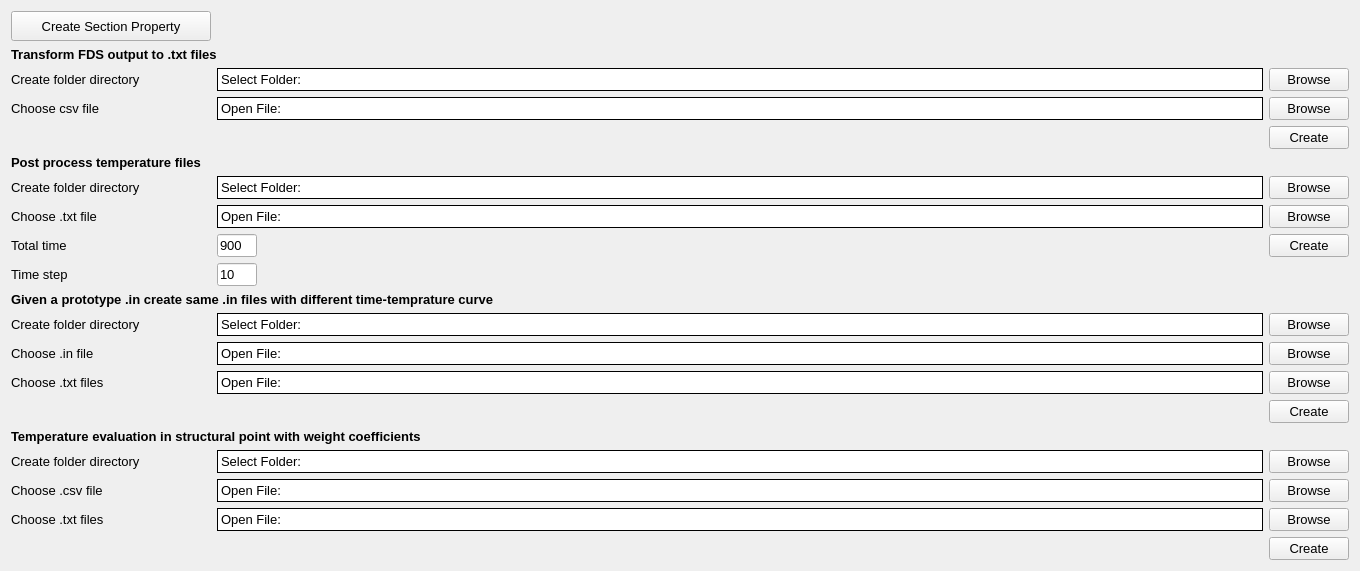
            <widget class="QWidget" name="tab_Thermal">
             <attribute name="title">
              <string>Group 1</string>
             </attribute>
             <layout class="QGridLayout" name="gridLayout_2">
              <item row="14" column="3">
               <widget class="QPushButton" name="pushButton_CreateFile3">
                <property name="font">
                 <font>
                  <pointsize>10</pointsize>
                 </font>
                </property>
                <property name="text">
                 <string>Create</string>
                </property>
               </widget>
              </item>
              <item row="3" column="0">
               <widget class="QLabel" name="label_justdisplay_2">
                <property name="sizePolicy">
                 <sizepolicy hsizetype="Fixed" vsizetype="Preferred">
                  <horstretch>0</horstretch>
                  <verstretch>0</verstretch>
                 </sizepolicy>
                </property>
                <property name="font">
                 <font>
                  <pointsize>10</pointsize>
                 </font>
                </property>
                <property name="text">
                 <string>Choose csv file</string>
                </property>
               </widget>
              </item>
              <item row="17" column="1" colspan="2">
               <widget class="QLabel" name="label_OpenFile5">
                <property name="sizePolicy">
                 <sizepolicy hsizetype="Minimum" vsizetype="Minimum">
                  <horstretch>0</horstretch>
                  <verstretch>0</verstretch>
                 </sizepolicy>
                </property>
                <property name="font">
                 <font>
                  <pointsize>10</pointsize>
                 </font>
                </property>
                <property name="styleSheet">
                 <string notr="true">background-color: rgb(255, 255, 255);</string>
                </property>
                <property name="frameShape">
                 <enum>QFrame::Panel</enum>
                </property>
                <property name="frameShadow">
                 <enum>QFrame::Plain</enum>
                </property>
                <property name="text">
                 <string>Open File:</string>
                </property>
               </widget>
              </item>
              <item row="6" column="1" colspan="2">
               <widget class="QLabel" name="label_CreateFolder2">
                <property name="sizePolicy">
                 <sizepolicy hsizetype="Minimum" vsizetype="Minimum">
                  <horstretch>0</horstretch>
                  <verstretch>0</verstretch>
                 </sizepolicy>
                </property>
                <property name="font">
                 <font>
                  <pointsize>10</pointsize>
                 </font>
                </property>
                <property name="styleSheet">
                 <string notr="true">background-color: rgb(255, 255, 255);</string>
                </property>
                <property name="frameShape">
                 <enum>QFrame::Panel</enum>
                </property>
                <property name="frameShadow">
                 <enum>QFrame::Plain</enum>
                </property>
                <property name="text">
                 <string>Select Folder:</string>
                </property>
               </widget>
              </item>
              <item row="3" column="1" colspan="2">
               <widget class="QLabel" name="label_OpenFile1">
                <property name="sizePolicy">
                 <sizepolicy hsizetype="Minimum" vsizetype="Minimum">
                  <horstretch>0</horstretch>
                  <verstretch>0</verstretch>
                 </sizepolicy>
                </property>
                <property name="font">
                 <font>
                  <pointsize>10</pointsize>
                 </font>
                </property>
                <property name="styleSheet">
                 <string notr="true">background-color: rgb(255, 255, 255);</string>
                </property>
                <property name="frameShape">
                 <enum>QFrame::Panel</enum>
                </property>
                <property name="frameShadow">
                 <enum>QFrame::Plain</enum>
                </property>
                <property name="text">
                 <string>Open File:</string>
                </property>
               </widget>
              </item>
              <item row="19" column="3">
               <widget class="QPushButton" name="pushButton_CreateFile4">
                <property name="font">
                 <font>
                  <pointsize>10</pointsize>
                 </font>
                </property>
                <property name="text">
                 <string>Create</string>
                </property>
               </widget>
              </item>
              <item row="18" column="3">
               <widget class="QPushButton" name="pushButton_LoadFile6">
                <property name="font">
                 <font>
                  <pointsize>10</pointsize>
                 </font>
                </property>
                <property name="text">
                 <string>Browse</string>
                </property>
               </widget>
              </item>
              <item row="1" column="0" colspan="4">
               <widget class="QLabel" name="label_justdisplay_3">
                <property name="sizePolicy">
                 <sizepolicy hsizetype="Fixed" vsizetype="Preferred">
                  <horstretch>0</horstretch>
                  <verstretch>0</verstretch>
                 </sizepolicy>
                </property>
                <property name="font">
                 <font>
                  <pointsize>10</pointsize>
                  <weight>75</weight>
                  <bold>true</bold>
                 </font>
                </property>
                <property name="text">
                 <string>Transform FDS output to .txt files</string>
                </property>
               </widget>
              </item>
              <item row="11" column="1" colspan="2">
               <widget class="QLabel" name="label_CreateFolder3">
                <property name="sizePolicy">
                 <sizepolicy hsizetype="Minimum" vsizetype="Minimum">
                  <horstretch>0</horstretch>
                  <verstretch>0</verstretch>
                 </sizepolicy>
                </property>
                <property name="font">
                 <font>
                  <pointsize>10</pointsize>
                 </font>
                </property>
                <property name="styleSheet">
                 <string notr="true">background-color: rgb(255, 255, 255);</string>
                </property>
                <property name="frameShape">
                 <enum>QFrame::Panel</enum>
                </property>
                <property name="frameShadow">
                 <enum>QFrame::Plain</enum>
                </property>
                <property name="text">
                 <string>Select Folder:</string>
                </property>
               </widget>
              </item>
              <item row="8" column="0">
               <widget class="QLabel" name="label_justdisplay_6">
                <property name="sizePolicy">
                 <sizepolicy hsizetype="Fixed" vsizetype="Preferred">
                  <horstretch>0</horstretch>
                  <verstretch>0</verstretch>
                 </sizepolicy>
                </property>
                <property name="font">
                 <font>
                  <pointsize>10</pointsize>
                 </font>
                </property>
                <property name="text">
                 <string>Total time</string>
                </property>
               </widget>
              </item>
              <item row="16" column="1" colspan="2">
               <widget class="QLabel" name="label_CreateFolder4">
                <property name="sizePolicy">
                 <sizepolicy hsizetype="Minimum" vsizetype="Minimum">
                  <horstretch>0</horstretch>
                  <verstretch>0</verstretch>
                 </sizepolicy>
                </property>
                <property name="font">
                 <font>
                  <pointsize>10</pointsize>
                 </font>
                </property>
                <property name="styleSheet">
                 <string notr="true">background-color: rgb(255, 255, 255);</string>
                </property>
                <property name="frameShape">
                 <enum>QFrame::Panel</enum>
                </property>
                <property name="frameShadow">
                 <enum>QFrame::Plain</enum>
                </property>
                <property name="text">
                 <string>Select Folder:</string>
                </property>
               </widget>
              </item>
              <item row="7" column="3">
               <widget class="QPushButton" name="pushButton_LoadFile2">
                <property name="font">
                 <font>
                  <pointsize>10</pointsize>
                 </font>
                </property>
                <property name="text">
                 <string>Browse</string>
                </property>
               </widget>
              </item>
              <item row="16" column="0">
               <widget class="QLabel" name="label_justdisplay_26">
                <property name="sizePolicy">
                 <sizepolicy hsizetype="Fixed" vsizetype="Preferred">
                  <horstretch>0</horstretch>
                  <verstretch>0</verstretch>
                 </sizepolicy>
                </property>
                <property name="font">
                 <font>
                  <pointsize>10</pointsize>
                 </font>
                </property>
                <property name="text">
                 <string>Create folder directory</string>
                </property>
               </widget>
              </item>
              <item row="18" column="0">
               <widget class="QLabel" name="label_justdisplay_25">
                <property name="sizePolicy">
                 <sizepolicy hsizetype="Fixed" vsizetype="Preferred">
                  <horstretch>0</horstretch>
                  <verstretch>0</verstretch>
                 </sizepolicy>
                </property>
                <property name="font">
                 <font>
                  <pointsize>10</pointsize>
                 </font>
                </property>
                <property name="text">
                 <string>Choose .txt files</string>
                </property>
               </widget>
              </item>
              <item row="3" column="3">
               <widget class="QPushButton" name="pushButton_LoadFile1">
                <property name="font">
                 <font>
                  <pointsize>10</pointsize>
                 </font>
                </property>
                <property name="text">
                 <string>Browse</string>
                </property>
               </widget>
              </item>
              <item row="2" column="1" colspan="2">
               <widget class="QLabel" name="label_CreateFolder1">
                <property name="sizePolicy">
                 <sizepolicy hsizetype="Minimum" vsizetype="Minimum">
                  <horstretch>0</horstretch>
                  <verstretch>0</verstretch>
                 </sizepolicy>
                </property>
                <property name="font">
                 <font>
                  <pointsize>10</pointsize>
                 </font>
                </property>
                <property name="styleSheet">
                 <string notr="true">background-color: rgb(255, 255, 255);</string>
                </property>
                <property name="frameShape">
                 <enum>QFrame::Panel</enum>
                </property>
                <property name="frameShadow">
                 <enum>QFrame::Plain</enum>
                </property>
                <property name="text">
                 <string>Select Folder:</string>
                </property>
               </widget>
              </item>
              <item row="12" column="3">
               <widget class="QPushButton" name="pushButton_LoadFile3">
                <property name="font">
                 <font>
                  <pointsize>10</pointsize>
                 </font>
                </property>
                <property name="text">
                 <string>Browse</string>
                </property>
               </widget>
              </item>
              <item row="17" column="3">
               <widget class="QPushButton" name="pushButton_LoadFile5">
                <property name="font">
                 <font>
                  <pointsize>10</pointsize>
                 </font>
                </property>
                <property name="text">
                 <string>Browse</string>
                </property>
               </widget>
              </item>
              <item row="4" column="3">
               <widget class="QPushButton" name="pushButton_CreateFile1">
                <property name="font">
                 <font>
                  <pointsize>10</pointsize>
                 </font>
                </property>
                <property name="text">
                 <string>Create</string>
                </property>
               </widget>
              </item>
              <item row="13" column="1" colspan="2">
               <widget class="QLabel" name="label_OpenFile4">
                <property name="sizePolicy">
                 <sizepolicy hsizetype="Minimum" vsizetype="Minimum">
                  <horstretch>0</horstretch>
                  <verstretch>0</verstretch>
                 </sizepolicy>
                </property>
                <property name="font">
                 <font>
                  <pointsize>10</pointsize>
                 </font>
                </property>
                <property name="styleSheet">
                 <string notr="true">background-color: rgb(255, 255, 255);</string>
                </property>
                <property name="frameShape">
                 <enum>QFrame::Panel</enum>
                </property>
                <property name="frameShadow">
                 <enum>QFrame::Plain</enum>
                </property>
                <property name="text">
                 <string>Open File:</string>
                </property>
               </widget>
              </item>
              <item row="17" column="0">
               <widget class="QLabel" name="label_justdisplay_28">
                <property name="sizePolicy">
                 <sizepolicy hsizetype="Fixed" vsizetype="Preferred">
                  <horstretch>0</horstretch>
                  <verstretch>0</verstretch>
                 </sizepolicy>
                </property>
                <property name="font">
                 <font>
                  <pointsize>10</pointsize>
                 </font>
                </property>
                <property name="text">
                 <string>Choose .csv file</string>
                </property>
               </widget>
              </item>
              <item row="8" column="3">
               <widget class="QPushButton" name="pushButton_CreateFile2">
                <property name="font">
                 <font>
                  <pointsize>10</pointsize>
                 </font>
                </property>
                <property name="text">
                 <string>Create</string>
                </property>
               </widget>
              </item>
              <item row="15" column="0" colspan="3">
               <widget class="QLabel" name="label_justdisplay_27">
                <property name="font">
                 <font>
                  <pointsize>10</pointsize>
                  <weight>75</weight>
                  <bold>true</bold>
                 </font>
                </property>
                <property name="text">
                 <string>Temperature evaluation in structural point with weight coefficients</string>
                </property>
               </widget>
              </item>
              <item row="13" column="3">
               <widget class="QPushButton" name="pushButton_LoadFile4">
                <property name="font">
                 <font>
                  <pointsize>10</pointsize>
                 </font>
                </property>
                <property name="text">
                 <string>Browse</string>
                </property>
               </widget>
              </item>
              <item row="9" column="1">
               <widget class="QLineEdit" name="lineEdit_TimeStep">
                <property name="sizePolicy">
                 <sizepolicy hsizetype="Minimum" vsizetype="Minimum">
                  <horstretch>0</horstretch>
                  <verstretch>0</verstretch>
                 </sizepolicy>
                </property>
                <property name="maximumSize">
                 <size>
                  <width>40</width>
                  <height>24</height>
                 </size>
                </property>
                <property name="font">
                 <font>
                  <pointsize>10</pointsize>
                 </font>
                </property>
                <property name="text">
                 <string>10</string>
                </property>
               </widget>
              </item>
              <item row="13" column="0">
               <widget class="QLabel" name="label_justdisplay_24">
                <property name="sizePolicy">
                 <sizepolicy hsizetype="Fixed" vsizetype="Preferred">
                  <horstretch>0</horstretch>
                  <verstretch>0</verstretch>
                 </sizepolicy>
                </property>
                <property name="font">
                 <font>
                  <pointsize>10</pointsize>
                 </font>
                </property>
                <property name="text">
                 <string>Choose .txt files</string>
                </property>
               </widget>
              </item>
              <item row="12" column="1" colspan="2">
               <widget class="QLabel" name="label_OpenFile3">
                <property name="sizePolicy">
                 <sizepolicy hsizetype="Minimum" vsizetype="Minimum">
                  <horstretch>0</horstretch>
                  <verstretch>0</verstretch>
                 </sizepolicy>
                </property>
                <property name="font">
                 <font>
                  <pointsize>10</pointsize>
                 </font>
                </property>
                <property name="styleSheet">
                 <string notr="true">background-color: rgb(255, 255, 255);</string>
                </property>
                <property name="frameShape">
                 <enum>QFrame::Panel</enum>
                </property>
                <property name="frameShadow">
                 <enum>QFrame::Plain</enum>
                </property>
                <property name="text">
                 <string>Open File:</string>
                </property>
               </widget>
              </item>
              <item row="8" column="1">
               <widget class="QLineEdit" name="lineEdit_TotalTime">
                <property name="sizePolicy">
                 <sizepolicy hsizetype="Preferred" vsizetype="Minimum">
                  <horstretch>0</horstretch>
                  <verstretch>0</verstretch>
                 </sizepolicy>
                </property>
                <property name="maximumSize">
                 <size>
                  <width>40</width>
                  <height>40</height>
                 </size>
                </property>
                <property name="font">
                 <font>
                  <pointsize>10</pointsize>
                 </font>
                </property>
                <property name="text">
                 <string>900</string>
                </property>
               </widget>
              </item>
              <item row="18" column="1" colspan="2">
               <widget class="QLabel" name="label_OpenFile6">
                <property name="sizePolicy">
                 <sizepolicy hsizetype="Minimum" vsizetype="Minimum">
                  <horstretch>0</horstretch>
                  <verstretch>0</verstretch>
                 </sizepolicy>
                </property>
                <property name="font">
                 <font>
                  <pointsize>10</pointsize>
                 </font>
                </property>
                <property name="styleSheet">
                 <string notr="true">background-color: rgb(255, 255, 255);</string>
                </property>
                <property name="frameShape">
                 <enum>QFrame::Panel</enum>
                </property>
                <property name="frameShadow">
                 <enum>QFrame::Plain</enum>
                </property>
                <property name="text">
                 <string>Open File:</string>
                </property>
               </widget>
              </item>
              <item row="11" column="3">
               <widget class="QPushButton" name="pushButton_CreateFolder3">
                <property name="font">
                 <font>
                  <pointsize>10</pointsize>
                 </font>
                </property>
                <property name="text">
                 <string>Browse</string>
                </property>
               </widget>
              </item>
              <item row="0" column="0">
               <widget class="QPushButton" name="pushButton_AddProperty">
                <property name="sizePolicy">
                 <sizepolicy hsizetype="Fixed" vsizetype="Fixed">
                  <horstretch>0</horstretch>
                  <verstretch>0</verstretch>
                 </sizepolicy>
                </property>
                <property name="minimumSize">
                 <size>
                  <width>200</width>
                  <height>30</height>
                 </size>
                </property>
                <property name="maximumSize">
                 <size>
                  <width>200</width>
                  <height>16777215</height>
                 </size>
                </property>
                <property name="font">
                 <font>
                  <pointsize>10</pointsize>
                 </font>
                </property>
                <property name="text">
                 <string>Create Section Property</string>
                </property>
               </widget>
              </item>
              <item row="6" column="3">
               <widget class="QPushButton" name="pushButton_CreateFolder2">
                <property name="font">
                 <font>
                  <pointsize>10</pointsize>
                 </font>
                </property>
                <property name="text">
                 <string>Browse</string>
                </property>
               </widget>
              </item>
              <item row="6" column="0">
               <widget class="QLabel" name="label_justdisplay_8">
                <property name="sizePolicy">
                 <sizepolicy hsizetype="Fixed" vsizetype="Preferred">
                  <horstretch>0</horstretch>
                  <verstretch>0</verstretch>
                 </sizepolicy>
                </property>
                <property name="font">
                 <font>
                  <pointsize>10</pointsize>
                 </font>
                </property>
                <property name="text">
                 <string>Create folder directory</string>
                </property>
               </widget>
              </item>
              <item row="16" column="3">
               <widget class="QPushButton" name="pushButton_CreateFolder4">
                <property name="font">
                 <font>
                  <pointsize>10</pointsize>
                 </font>
                </property>
                <property name="text">
                 <string>Browse</string>
                </property>
               </widget>
              </item>
              <item row="9" column="0">
               <widget class="QLabel" name="label_justdisplay_7">
                <property name="sizePolicy">
                 <sizepolicy hsizetype="Fixed" vsizetype="Preferred">
                  <horstretch>0</horstretch>
                  <verstretch>0</verstretch>
                 </sizepolicy>
                </property>
                <property name="font">
                 <font>
                  <pointsize>10</pointsize>
                 </font>
                </property>
                <property name="text">
                 <string>Time step</string>
                </property>
               </widget>
              </item>
              <item row="12" column="0">
               <widget class="QLabel" name="label_justdisplay_22">
                <property name="sizePolicy">
                 <sizepolicy hsizetype="Fixed" vsizetype="Preferred">
                  <horstretch>0</horstretch>
                  <verstretch>0</verstretch>
                 </sizepolicy>
                </property>
                <property name="font">
                 <font>
                  <pointsize>10</pointsize>
                 </font>
                </property>
                <property name="text">
                 <string>Choose .in file</string>
                </property>
               </widget>
              </item>
              <item row="8" column="2">
               <spacer name="horizontalSpacer">
                <property name="orientation">
                 <enum>Qt::Horizontal</enum>
                </property>
                <property name="sizeType">
                 <enum>QSizePolicy::Preferred</enum>
                </property>
                <property name="sizeHint" stdset="0">
                 <size>
                  <width>1000</width>
                  <height>20</height>
                 </size>
                </property>
               </spacer>
              </item>
              <item row="7" column="1" colspan="2">
               <widget class="QLabel" name="label_OpenFile2">
                <property name="sizePolicy">
                 <sizepolicy hsizetype="Minimum" vsizetype="Minimum">
                  <horstretch>0</horstretch>
                  <verstretch>0</verstretch>
                 </sizepolicy>
                </property>
                <property name="font">
                 <font>
                  <pointsize>10</pointsize>
                 </font>
                </property>
                <property name="styleSheet">
                 <string notr="true">background-color: rgb(255, 255, 255);</string>
                </property>
                <property name="frameShape">
                 <enum>QFrame::Panel</enum>
                </property>
                <property name="frameShadow">
                 <enum>QFrame::Plain</enum>
                </property>
                <property name="text">
                 <string>Open File:</string>
                </property>
               </widget>
              </item>
              <item row="10" column="0" colspan="3">
               <widget class="QLabel" name="label_justdisplay_21">
                <property name="font">
                 <font>
                  <pointsize>10</pointsize>
                  <weight>75</weight>
                  <bold>true</bold>
                 </font>
                </property>
                <property name="text">
                 <string>Given a prototype .in create same .in files with different time-temprature curve</string>
                </property>
               </widget>
              </item>
              <item row="11" column="0">
               <widget class="QLabel" name="label_justdisplay_23">
                <property name="sizePolicy">
                 <sizepolicy hsizetype="Fixed" vsizetype="Preferred">
                  <horstretch>0</horstretch>
                  <verstretch>0</verstretch>
                 </sizepolicy>
                </property>
                <property name="font">
                 <font>
                  <pointsize>10</pointsize>
                 </font>
                </property>
                <property name="text">
                 <string>Create folder directory</string>
                </property>
               </widget>
              </item>
              <item row="7" column="0">
               <widget class="QLabel" name="label_justdisplay_5">
                <property name="sizePolicy">
                 <sizepolicy hsizetype="Fixed" vsizetype="Preferred">
                  <horstretch>0</horstretch>
                  <verstretch>0</verstretch>
                 </sizepolicy>
                </property>
                <property name="font">
                 <font>
                  <pointsize>10</pointsize>
                 </font>
                </property>
                <property name="text">
                 <string>Choose .txt file</string>
                </property>
               </widget>
              </item>
              <item row="2" column="0">
               <widget class="QLabel" name="label_justdisplay">
                <property name="sizePolicy">
                 <sizepolicy hsizetype="Fixed" vsizetype="Preferred">
                  <horstretch>0</horstretch>
                  <verstretch>0</verstretch>
                 </sizepolicy>
                </property>
                <property name="font">
                 <font>
                  <pointsize>10</pointsize>
                 </font>
                </property>
                <property name="text">
                 <string>Create folder directory</string>
                </property>
               </widget>
              </item>
              <item row="2" column="3">
               <widget class="QPushButton" name="pushButton_CreateFolder1">
                <property name="font">
                 <font>
                  <pointsize>10</pointsize>
                 </font>
                </property>
                <property name="text">
                 <string>Browse</string>
                </property>
               </widget>
              </item>
              <item row="5" column="0" colspan="3">
               <widget class="QLabel" name="label_justdisplay_4">
                <property name="font">
                 <font>
                  <pointsize>10</pointsize>
                  <weight>75</weight>
                  <bold>true</bold>
                 </font>
                </property>
                <property name="text">
                 <string>Post process temperature files</string>
                </property>
               </widget>
              </item>
             </layout>
            </widget>
